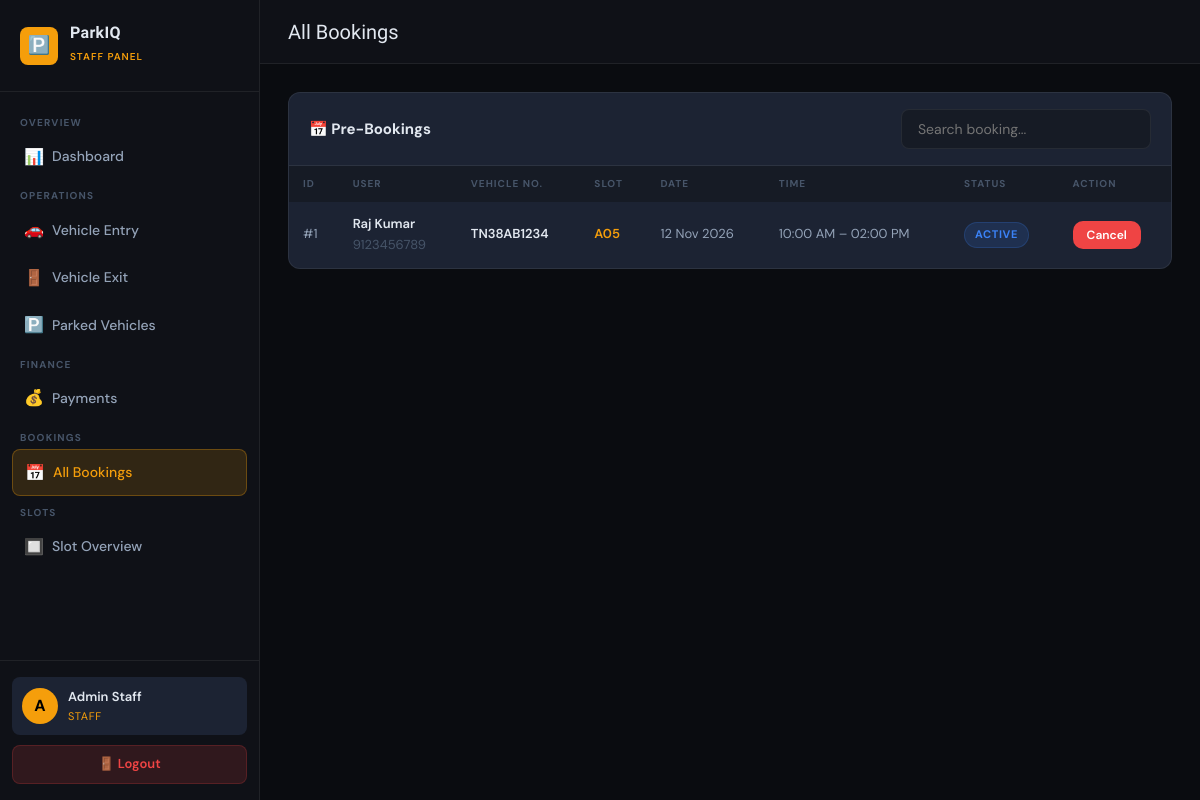
The page /staff/bookings.php (signed in) on the database its author committed.
### tables this page shows
CREATE TABLE IF NOT EXISTS bookings (
    id INT AUTO_INCREMENT PRIMARY KEY,
    user_id INT NOT NULL,
    slot_id INT NOT NULL,
    vehicle_number VARCHAR(20) NOT NULL,
    booking_date DATE NOT NULL,
    start_time TIME NOT NULL,
    end_time TIME NOT NULL,
    status ENUM('active','completed','cancelled') DEFAULT 'active',
    created_at TIMESTAMP DEFAULT CURRENT_TIMESTAMP,
    updated_at TIMESTAMP DEFAULT CURRENT_TIMESTAMP ON UPDATE CURRENT_TIMESTAMP,
    FOREIGN KEY (user_id) REFERENCES users(id) ON DELETE CASCADE,
    FOREIGN KEY (slot_id) REFERENCES parking_slots(id) ON DELETE CASCADE
);

CREATE TABLE IF NOT EXISTS users (
    id INT AUTO_INCREMENT PRIMARY KEY,
    name VARCHAR(100) NOT NULL,
    email VARCHAR(150) NOT NULL UNIQUE,
    password VARCHAR(255) NOT NULL,
    phone VARCHAR(20),
    role ENUM('user','staff') DEFAULT 'user',
    created_at TIMESTAMP DEFAULT CURRENT_TIMESTAMP,
    updated_at TIMESTAMP DEFAULT CURRENT_TIMESTAMP ON UPDATE CURRENT_TIMESTAMP
);

CREATE TABLE IF NOT EXISTS parking_slots (
    id INT AUTO_INCREMENT PRIMARY KEY,
    slot_number VARCHAR(10) NOT NULL UNIQUE,
    slot_type ENUM('2W','4W') DEFAULT '4W',
    status ENUM('available','occupied','reserved') DEFAULT 'available',
    created_at TIMESTAMP DEFAULT CURRENT_TIMESTAMP,
    updated_at TIMESTAMP DEFAULT CURRENT_TIMESTAMP ON UPDATE CURRENT_TIMESTAMP
);

### staff/bookings.php (the view, shortened to what this page needs)
<?php
require_once '../includes/config.php';
$bookings = $conn->query("
  SELECT b.*, u.name AS user_name, u.email, u.phone, ps.slot_number
  FROM bookings b
  LEFT JOIN users u ON u.id = b.user_id
  LEFT JOIN parking_slots ps ON ps.id = b.slot_id
  ORDER BY b.booking_date DESC, b.start_time DESC
");
?>
<!DOCTYPE html>
<html lang="en">
<head>
<link rel="stylesheet" href="../css/style.css">
</head>
<body>
<div class="dashboard-wrapper">
  <?php include '../includes/staff_sidebar.php'; ?>
  <div class="main-content">
    <div class="topbar">
      <div class="flex items-center gap-3">
        <span class="topbar-title">All Bookings</span>
      </div>
    </div>
    <div class="page-content">
      <div class="card fade-in">
        <div class="card-header">
          <span class="card-title">📅 Pre-Bookings</span>
          <div class="search-bar" style="margin:0;width:250px">
            <input type="text" id="searchInput" placeholder="Search booking...">
          </div>
        </div>
        <div class="table-wrap">
          <table id="bookingsTable">
            <thead>
              <tr><th>ID</th><th>User</th><th>Vehicle No.</th><th>Slot</th><th>Date</th><th>Time</th><th>Status</th><th>Action</th></tr>
            </thead>
            <tbody>
              <?php if ($bookings->num_rows === 0): ?>
                <tr><td colspan="8" class="empty-state">No bookings found.</td></tr>
              <?php else: while ($b = $bookings->fetch_assoc()): ?>
                <tr>
                  <td>#<?= $b['id'] ?></td>
                  <td>
                    <strong><?= htmlspecialchars($b['user_name']) ?></strong>
                    <div class="text-muted"><?= htmlspecialchars($b['phone'] ?? '') ?></div>
                  </td>
                  <td><strong><?= htmlspecialchars($b['vehicle_number']) ?></strong></td>
                  <td><strong class="text-amber"><?= $b['slot_number'] ?></strong></td>
                  <td><?= date('d M Y', strtotime($b['booking_date'])) ?></td>
                  <td><?= date('h:i A', strtotime($b['start_time'])) ?> – <?= date('h:i A', strtotime($b['end_time'])) ?></td>
                  <td>
                    <?php
                      $cls = ['active'=>'badge-blue','completed'=>'badge-green','cancelled'=>'badge-red'];
                      echo '<span class="badge '.($cls[$b['status']]??'badge-muted').'">'.$b['status'].'</span>';
                    ?>
                  </td>
                  <td>
                    <?php if ($b['status'] === 'active'): ?>
                    <button onclick="cancelBooking(<?= $b['id'] ?>)" class="btn btn-danger btn-sm">Cancel</button>
                    <?php endif; ?>
                  </td>
                </tr>
              <?php endwhile; endif; ?>
            </tbody>
          </table>
        </div>
      </div>
    </div>
  </div>
</div>
</body>
</html>

### css/style.css (style rules this page uses)
:root { --bg-deep: #0a0c10; --bg-base: #0f1117; --bg-surface: #161b25; --bg-card: #1c2333; --bg-hover: #232d42; --amber: #f59e0b; --amber-dim: #d97706; --amber-glow: rgba(245,158,11,0.15); --green: #10b981; --green-dim: rgba(16,185,129,0.15); --red: #ef4444; --red-dim: rgba(239,68,68,0.15); --yellow: #f59e0b; --yellow-dim: rgba(245,158,11,0.15); --blue: #3b82f6; --blue-dim: rgba(59,130,246,0.15); --text-primary: #e2e8f0; --text-secondary: #94a3b8; --text-muted: #475569; --border: rgba(255,255,255,0.07); --border-amber: rgba(245,158,11,0.3); --radius: 10px; --shadow: 0 4px 24px rgba(0,0,0,0.4); --glow: 0 0 30px rgba(245,158,11,0.08); }
*, *::before, *::after { box-sizing: border-box; margin: 0; padding: 0; }
html { scroll-behavior: smooth; }
body { font-family: 'DM Sans', sans-serif; background: var(--bg-deep); color: var(--text-primary); min-height: 100vh; line-height: 1.6; }
.btn { display: inline-flex; align-items: center; justify-content: center; gap: 8px; padding: 12px 24px; border-radius: var(--radius); font-size: 14px; font-weight: 600; cursor: pointer; border: none; transition: all 0.2s; font-family: 'DM Sans', sans-serif; text-decoration: none; }
.btn-danger { background: var(--red); color: #fff; }
.btn-sm { padding: 6px 14px; font-size: 12px; }
.dashboard-wrapper { display: flex; min-height: 100vh; }
.main-content { margin-left: 260px; flex: 1; display: flex; flex-direction: column; min-height: 100vh; }
.topbar { background: var(--bg-base); border-bottom: 1px solid var(--border); padding: 0 28px; height: 64px; display: flex; align-items: center; justify-content: space-between; position: sticky; top: 0; z-index: 50; }
.topbar-title { font-size: 20px; font-family: 'Rajdhani', sans-serif; }
.page-content { padding: 28px; flex: 1; }
.card { background: var(--bg-card); border: 1px solid var(--border); border-radius: 12px; overflow: hidden; margin-bottom: 20px; }
.card-header { padding: 16px 20px; border-bottom: 1px solid var(--border); display: flex; align-items: center; justify-content: space-between; flex-wrap: wrap; gap: 10px; }
.card-title { font-size: 15px; font-weight: 700; display: flex; align-items: center; gap: 8px; }
.table-wrap { overflow-x: auto; }
table { width: 100%; border-collapse: collapse; font-size: 13px; }
thead th { text-align: left; padding: 10px 14px; font-size: 10px; font-weight: 700; letter-spacing: 0.1em; text-transform: uppercase; color: var(--text-muted); background: var(--bg-surface); white-space: nowrap; }
tbody tr { border-bottom: 1px solid var(--border); transition: background 0.15s; }
tbody tr:last-child { border-bottom: none; }
tbody td { padding: 12px 14px; color: var(--text-secondary); vertical-align: middle; }
tbody td strong { color: var(--text-primary); font-weight: 600; }
.badge { display: inline-flex; align-items: center; gap: 5px; padding: 3px 10px; border-radius: 20px; font-size: 11px; font-weight: 700; letter-spacing: 0.06em; text-transform: uppercase; }
.badge-blue { background: var(--blue-dim); color: var(--blue); border: 1px solid rgba(59,130,246,0.2); }
.search-bar { display: flex; gap: 10px; margin-bottom: 20px; }
.search-bar input { flex: 1; padding: 10px 16px; background: var(--bg-surface); border: 1px solid var(--border); border-radius: 8px; color: var(--text-primary); font-size: 14px; font-family: 'DM Sans', sans-serif; outline: none; }
.fade-in { animation: fadeUp 0.4s ease both; }
.flex { display: flex; }
.items-center { align-items: center; }
.gap-3 { gap: 12px; }
.text-amber { color: var(--amber); }
.text-muted { color: var(--text-muted); font-size: 13px; }

### rows shown on the page
bookings: id "1", user.name "Raj Kumar", user.phone "9123456789", vehicle_number "TN38AB1234", slot.slot_number "A05", booking_date "12 Nov 2026", start_time "10:00 AM", end_time "02:00 PM", status "ACTIVE"

### other values the page prints
$initial "A"
$name "Admin Staff"
